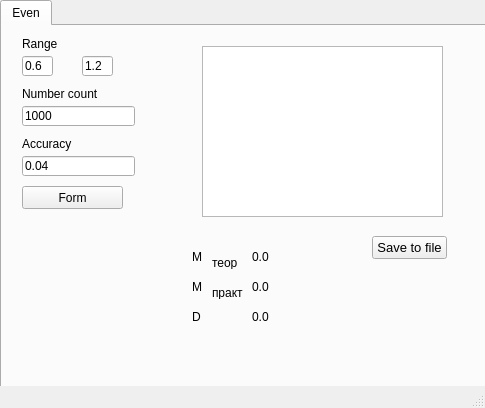
<?xml version="1.0" encoding="UTF-8"?>
<ui version="4.0">
 <class>MainWindow</class>
 <widget class="QMainWindow" name="MainWindow">
  <property name="enabled">
   <bool>true</bool>
  </property>
  <property name="geometry">
   <rect>
    <x>0</x>
    <y>0</y>
    <width>485</width>
    <height>408</height>
   </rect>
  </property>
  <property name="windowTitle">
   <string>MainWindow</string>
  </property>
  <widget class="QWidget" name="centralwidget">
   <widget class="QTabWidget" name="tabs">
    <property name="geometry">
     <rect>
      <x>0</x>
      <y>0</y>
      <width>621</width>
      <height>431</height>
     </rect>
    </property>
    <property name="currentIndex">
     <number>0</number>
    </property>
    <widget class="QWidget" name="uniform">
     <attribute name="title">
      <string>Even</string>
     </attribute>
     <widget class="QLabel" name="label">
      <property name="geometry">
       <rect>
        <x>20</x>
        <y>10</y>
        <width>101</width>
        <height>16</height>
       </rect>
      </property>
      <property name="text">
       <string>Range</string>
      </property>
     </widget>
     <widget class="QLineEdit" name="a_even">
      <property name="geometry">
       <rect>
        <x>20</x>
        <y>30</y>
        <width>31</width>
        <height>20</height>
       </rect>
      </property>
      <property name="text">
       <string>0.6</string>
      </property>
     </widget>
     <widget class="QLineEdit" name="b_even">
      <property name="geometry">
       <rect>
        <x>80</x>
        <y>30</y>
        <width>31</width>
        <height>20</height>
       </rect>
      </property>
      <property name="text">
       <string>1.2</string>
      </property>
     </widget>
     <widget class="QLabel" name="label_2">
      <property name="geometry">
       <rect>
        <x>20</x>
        <y>60</y>
        <width>101</width>
        <height>16</height>
       </rect>
      </property>
      <property name="text">
       <string>Number count</string>
      </property>
     </widget>
     <widget class="QLineEdit" name="number_count_even">
      <property name="geometry">
       <rect>
        <x>20</x>
        <y>80</y>
        <width>113</width>
        <height>20</height>
       </rect>
      </property>
      <property name="text">
       <string>1000</string>
      </property>
     </widget>
     <widget class="QPushButton" name="run_even">
      <property name="geometry">
       <rect>
        <x>20</x>
        <y>160</y>
        <width>101</width>
        <height>23</height>
       </rect>
      </property>
      <property name="text">
       <string>Form</string>
      </property>
     </widget>
     <widget class="QLabel" name="label_3">
      <property name="geometry">
       <rect>
        <x>190</x>
        <y>220</y>
        <width>21</width>
        <height>21</height>
       </rect>
      </property>
      <property name="styleSheet">
       <string notr="true">font: 16pt &quot;MS Shell Dlg 2&quot;;</string>
      </property>
      <property name="text">
       <string>М</string>
      </property>
     </widget>
     <widget class="QLabel" name="label_4">
      <property name="geometry">
       <rect>
        <x>210</x>
        <y>230</y>
        <width>47</width>
        <height>13</height>
       </rect>
      </property>
      <property name="text">
       <string>теор</string>
      </property>
     </widget>
     <widget class="QLabel" name="label_5">
      <property name="geometry">
       <rect>
        <x>190</x>
        <y>250</y>
        <width>21</width>
        <height>21</height>
       </rect>
      </property>
      <property name="styleSheet">
       <string notr="true">font: 16pt &quot;MS Shell Dlg 2&quot;;</string>
      </property>
      <property name="text">
       <string>М</string>
      </property>
     </widget>
     <widget class="QLabel" name="label_6">
      <property name="geometry">
       <rect>
        <x>210</x>
        <y>260</y>
        <width>47</width>
        <height>13</height>
       </rect>
      </property>
      <property name="text">
       <string>практ</string>
      </property>
     </widget>
     <widget class="QLabel" name="label_7">
      <property name="geometry">
       <rect>
        <x>190</x>
        <y>280</y>
        <width>21</width>
        <height>21</height>
       </rect>
      </property>
      <property name="styleSheet">
       <string notr="true">font: 16pt &quot;MS Shell Dlg 2&quot;;</string>
      </property>
      <property name="text">
       <string>D</string>
      </property>
     </widget>
     <widget class="QLabel" name="m_theor">
      <property name="geometry">
       <rect>
        <x>250</x>
        <y>220</y>
        <width>47</width>
        <height>21</height>
       </rect>
      </property>
      <property name="styleSheet">
       <string notr="true">font: 10pt &quot;MS Shell Dlg 2&quot;;</string>
      </property>
      <property name="text">
       <string>0.0</string>
      </property>
     </widget>
     <widget class="QLabel" name="m_pract">
      <property name="geometry">
       <rect>
        <x>250</x>
        <y>250</y>
        <width>47</width>
        <height>21</height>
       </rect>
      </property>
      <property name="styleSheet">
       <string notr="true">font: 10pt &quot;MS Shell Dlg 2&quot;;</string>
      </property>
      <property name="text">
       <string>0.0</string>
      </property>
     </widget>
     <widget class="QLabel" name="dispertion">
      <property name="geometry">
       <rect>
        <x>250</x>
        <y>280</y>
        <width>47</width>
        <height>21</height>
       </rect>
      </property>
      <property name="styleSheet">
       <string notr="true">font: 10pt &quot;MS Shell Dlg 2&quot;;</string>
      </property>
      <property name="text">
       <string>0.0</string>
      </property>
     </widget>
     <widget class="QLineEdit" name="accurancy_even">
      <property name="geometry">
       <rect>
        <x>20</x>
        <y>130</y>
        <width>113</width>
        <height>20</height>
       </rect>
      </property>
      <property name="text">
       <string>0.04</string>
      </property>
     </widget>
     <widget class="QLabel" name="label_13">
      <property name="geometry">
       <rect>
        <x>20</x>
        <y>110</y>
        <width>101</width>
        <height>16</height>
       </rect>
      </property>
      <property name="text">
       <string>Accuracy</string>
      </property>
     </widget>
     <widget class="QPushButton" name="save_to_file">
      <property name="geometry">
       <rect>
        <x>370</x>
        <y>210</y>
        <width>75</width>
        <height>23</height>
       </rect>
      </property>
      <property name="font">
       <font>
        <pointsize>10</pointsize>
       </font>
      </property>
      <property name="text">
       <string>Save to file</string>
      </property>
     </widget>
     <widget class="QTextEdit" name="even_list">
      <property name="enabled">
       <bool>true</bool>
      </property>
      <property name="geometry">
       <rect>
        <x>200</x>
        <y>20</y>
        <width>241</width>
        <height>171</height>
       </rect>
      </property>
     </widget>
    </widget>
   </widget>
  </widget>
  <widget class="QMenuBar" name="menubar">
   <property name="geometry">
    <rect>
     <x>0</x>
     <y>0</y>
     <width>485</width>
     <height>21</height>
    </rect>
   </property>
  </widget>
  <widget class="QStatusBar" name="statusbar"/>
 </widget>
 <resources/>
 <connections/>
</ui>
